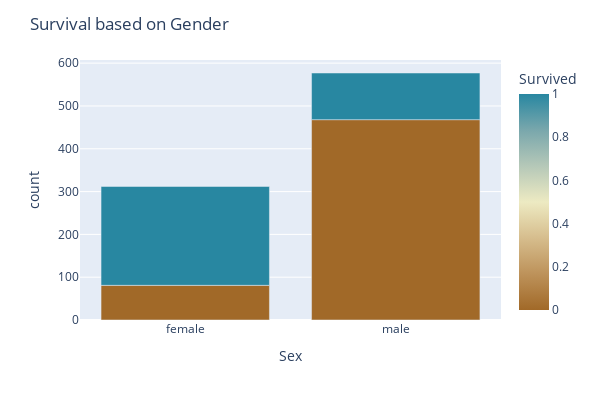

Write notebook code for a chart like this one.
### Code cell
fig = px.bar(df_sex,x='Sex',y='count',color='Survived',color_continuous_scale=color_scales[3])
fig.update_layout(height=400,width=600,title='Survival based on Gender')

### Figure 1 — Plotly figure (JSON) as saved in the notebook; plotly's stock layout.template omitted (floating-point values rounded to 4 significant figures)
{"data": [{"alignmentgroup": "True", "hovertemplate": "Sex=%{x}<br>count=%{y}<br>Survived=%{marker.color}<extra></extra>", "legendgroup": "", "marker": {"color": [0, 0, 1, 1], "coloraxis": "coloraxis", "pattern": {"shape": ""}}, "name": "", "offsetgroup": "", "orientation": "v", "showlegend": false, "textposition": "auto", "type": "bar", "x": ["female", "male", "female", "male"], "xaxis": "x", "y": [81, 468, 231, 109], "yaxis": "y"}], "layout": {"barmode": "relative", "coloraxis": {"colorbar": {"title": {"text": "Survived"}}, "colorscale": [[0, "rgb(161, 105, 40)"], [0.1667, "rgb(189, 146, 90)"], [0.3333, "rgb(214, 189, 141)"], [0.5, "rgb(237, 234, 194)"], [0.6667, "rgb(181, 200, 184)"], [0.8333, "rgb(121, 167, 172)"], [1, "rgb(40, 135, 161)"]]}, "height": 400, "legend": {"tracegroupgap": 0}, "margin": {"t": 60}, "title": {"text": "Survival based on Gender"}, "width": 600, "xaxis": {"anchor": "y", "domain": [0, 1], "title": {"text": "Sex"}}, "yaxis": {"anchor": "x", "domain": [0, 1], "title": {"text": "count"}}}}
